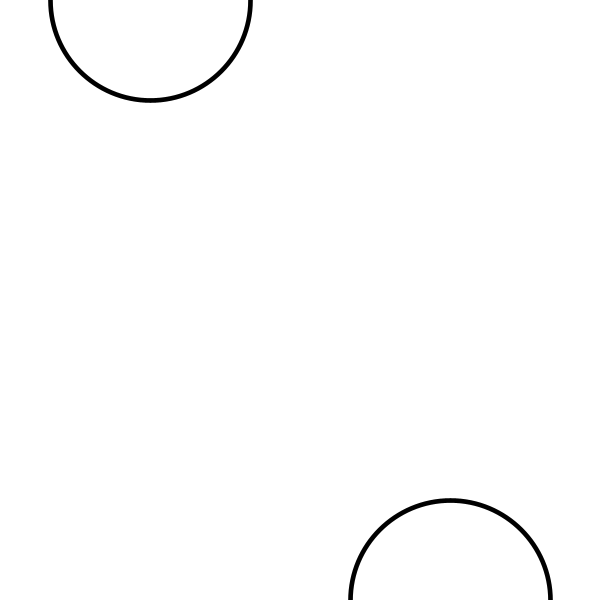
Frame 1 (no input)
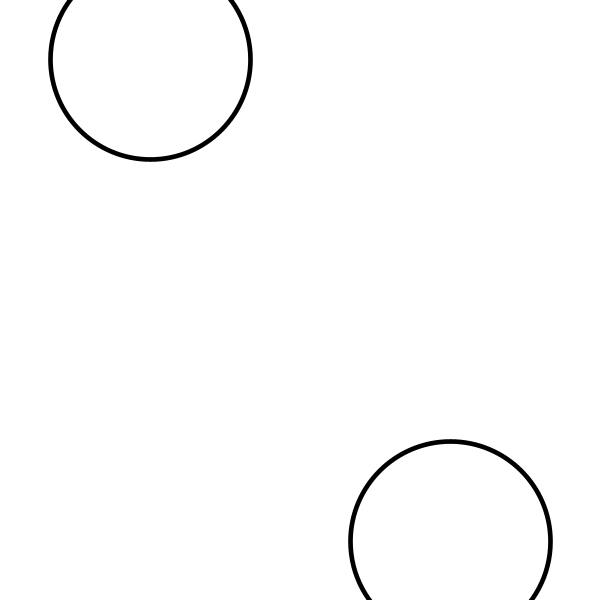
Frame 60 (the mouse pressed at the canvas centre just before this capture)
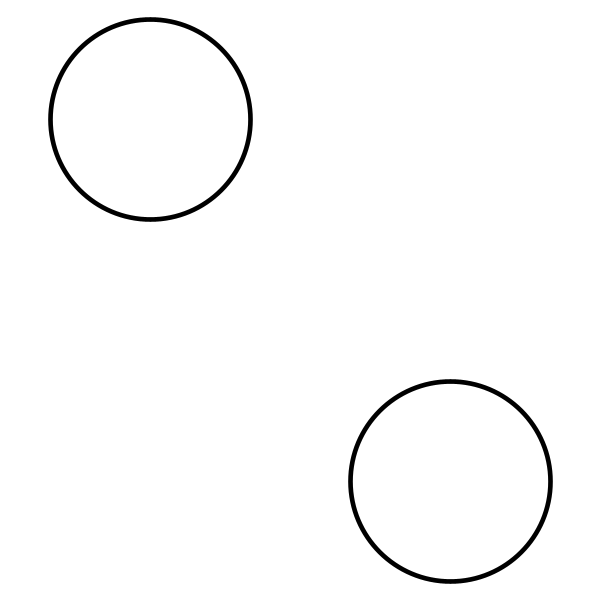
Frame 120 (the mouse held since frame 60 and released just before this capture)

The Processing sketch that drew these frames (run headless with seeded random() and noise(); from frame 60 on, the mouse is pressed at the canvas centre):

// Processing sketch: CIRCLE_6
// ── CIRCLE_6.pde
int y,x;  
void setup(){  
size(600,600);  
y=0; 
x=600; 
}  
 
void draw (){  
background(255);  
strokeWeight(4.67);  
circle(150,y,200);   
circle(450,x,200);   
y++;  
x--; 
if (y>700) 
y=-100;  
if (x<-100) 
x=700; 
 
}  
 
